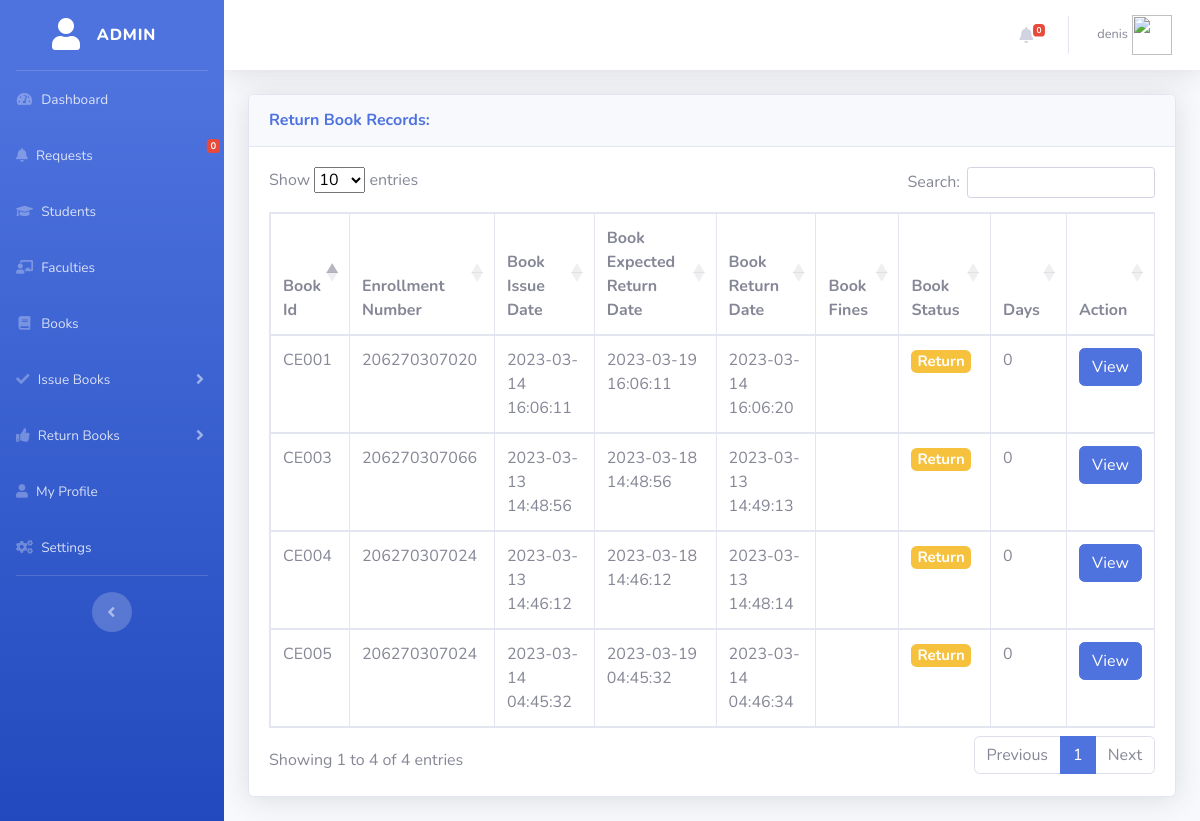
The app's page /return_books.php (signed in), older data.
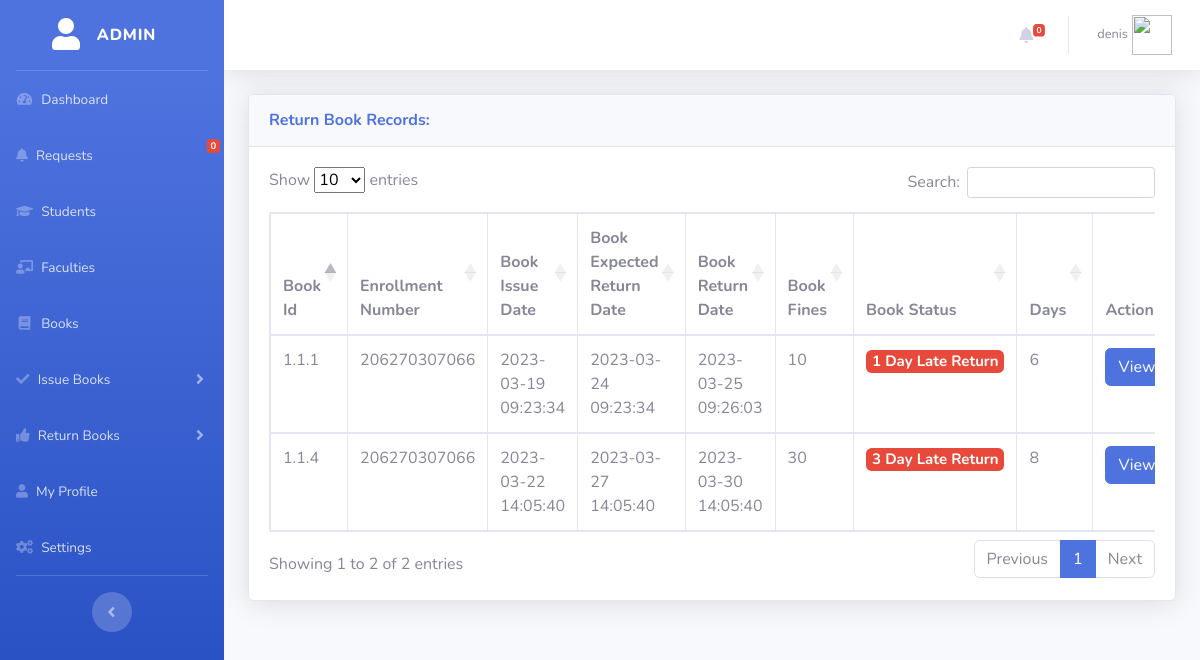
The same page, newer data.
### tables this page shows
CREATE TABLE IF NOT EXISTS `issue_book` (
  `issue_book_id` int NOT NULL AUTO_INCREMENT,
  `book_id` varchar(20) NOT NULL,
  `user_id` bigint NOT NULL,
  `issue_date_time` varchar(30) NOT NULL,
  `expected_return_date` varchar(30) NOT NULL,
  `return_date_time` varchar(30) NOT NULL,
  `book_issue_status` enum('Issue','Return','Late Return') NOT NULL,
  PRIMARY KEY (`issue_book_id`)
);

CREATE TABLE IF NOT EXISTS `settings` (
  `setting_id` int NOT NULL AUTO_INCREMENT,
  `library_admin` varchar(50) NOT NULL,
  `library_contact` bigint NOT NULL,
  `library_email` varchar(50) NOT NULL,
  `library_total_book_issue_day` int NOT NULL,
  `library_one_day_fine` decimal(4,2) NOT NULL,
  `library_issue_total_book_per_user` int NOT NULL,
  PRIMARY KEY (`setting_id`)
);

### function.php (called while the page is built, shortened)
<?php
    function get_one_day_fines($connection){
        $output = 0;
        $query = "SELECT library_one_day_fine FROM settings
        LIMIT 1";
        $result = mysqli_query($connection, $query);
        foreach($result as $row){
            $output = $row["library_one_day_fine"];
        }
        return $output;
    }
    function convert_data($string, $action = 'encrypt'){
        $encrypt_method = "AES-256-CBC";
        $secret_key = 'AA74CDCC2BBRT935136HH7B63C27';
        $secret_iv = '5fgf5HJ5g27';
        $key = hash('sha256', $secret_key);
        $iv = substr(hash('sha256', $secret_iv), 0, 16);
        if ($action == 'encrypt')
        {
            $output = openssl_encrypt($string, $encrypt_method, $key, 0, $iv);
            $output = base64_encode($output);
        }
        else if ($action == 'decrypt')
        {
            $output = openssl_decrypt(base64_decode($string), $encrypt_method, $key, 0, $iv);
        }
        return $output;
    }
?>

### return_books.php (the view, shortened to what this page needs)
<?php
include('admin/header.php');
include('admin/navbar.php');
include('security.php');
include('function.php');
?>
<div class="container-fluid">
  <div class="card shadow mb-4">
    <div class="card-header py-3">
      <h6 class="m-0 font-weight-bold text-primary">Return Book Records:</h6>
    </div>
      <div class="card-body">
        <div class="table-responsive">
          <table class="table table-bordered" id="datatableid" width="100%" cellspacing="0">
            <thead>
              <tr>
                <th> Book Id </th>
                <th> Enrollment Number </th>
                <th> Book Issue Date</th>
                <th> Book Expected Return Date</th>
                <th> Book Return Date</th>
                <th> Book Fines</th>
                <th> Book Status</th>
                <th> Days</th>
                <th> Action</th>
              </tr>
            </thead>
            <tbody>
              <?php
                $query = "SELECT * FROM issue_book WHERE book_issue_status = 'Return'";
                $query_run = mysqli_query($connection, $query);
                if(mysqli_num_rows($query_run) > 0){
                  while($row = mysqli_fetch_assoc($query_run)){
                    $status = $row["book_issue_status"];
                if($status == 'Return'){
                  $status = '<h5><span class="badge badge-warning">Return</span></h5>';
                }
                          $issue_date = $row['issue_date_time'];
                          $cur_date = $row['return_date_time'];
                          $days = strtotime($cur_date)-strtotime($issue_date);
                          $expected_date = $row['expected_return_date'];
                          $res = strtotime($expected_date)-strtotime($issue_date);
                          $fine = null;
                          if ($days <= $res) {
                            $status = '<h5><span class="badge badge-warning">Return</span></h5>';
                          }
                          elseif ($days > $res) {
                            $late = strtotime($cur_date)-strtotime($expected_date);
                            $status = '<h5><span class="badge badge-danger">'.floor($late/(24*60*60)).' Day Late Return</span></h5>';
                            $fine_func = get_one_day_fines($connection);
                            $fine = floor($late/(24*60*60)) * $fine_func;
                          }
              ?>
              <tr>
                <td>
                  <?php  echo $row['book_id']; ?>
                </td>
                <td>
                  <?php  echo $row['user_id']; ?>
                </td>
                <td>
                  <?php  echo $row['issue_date_time']; ?>
                </td>
                <td>
                  <?php  echo $row['expected_return_date']; ?>
                </td>
                <td>
                  <?php  echo $row['return_date_time']; ?>
                </td>
                <td>
                  <?php  echo $fine; ?>
                </td>
                <td>
                  <?php  echo $status; ?>
                </td>
                <td>
                  <?php  echo floor($days/(24*60*60)); ?>
                </td>
                <td>
                  <?php
          echo'
          <a href="issue_book.php?action=view&code='.convert_data($row["issue_book_id"]).'" class="btn btn-primary">
            View
          </a>'
        ?>
                </td>
              </tr>
              <?php
      }
    }
      ?>
            </tbody>
          </table>
        </div>
      </div>
    </div>
  </div>
</div>
</div>

Row changes from the older to the newer data that the page shows:
removed issue_book: book "CE001", user "206270307020", issue_date_time "2023-03-14 16:06:11", expected_return_date "2023-03-19 16:06:11", return_date_time "2023-03-14 16:06:20", shows "Return", floor($days/(24*60*60)) "0"
removed issue_book: book "CE003", user "206270307066", issue_date_time "2023-03-13 14:48:56", expected_return_date "2023-03-18 14:48:56", return_date_time "2023-03-13 14:49:13", shows "Return", floor($days/(24*60*60)) "0"
removed issue_book: book "CE005", user "206270307024", issue_date_time "2023-03-14 04:45:32", expected_return_date "2023-03-19 04:45:32", return_date_time "2023-03-14 04:46:34", shows "Return", floor($days/(24*60*60)) "0"
removed issue_book: book "CE004", user "206270307024", issue_date_time "2023-03-13 14:46:12", expected_return_date "2023-03-18 14:46:12", return_date_time "2023-03-13 14:48:14", shows "Return", floor($days/(24*60*60)) "0"
added issue_book: book "1.1.1", user "206270307066", issue_date_time "2023-03-19 09:23:34", expected_return_date "2023-03-24 09:23:34", return_date_time "2023-03-25 09:26:03", fine "10", floor($late/(24*60*60)) "1", floor($days/(24*60*60)) "6"
added issue_book: book "1.1.4", user "206270307066", issue_date_time "2023-03-22 14:05:40", expected_return_date "2023-03-27 14:05:40", return_date_time "2023-03-30 14:05:40", fine "30", floor($late/(24*60*60)) "3", floor($days/(24*60*60)) "8"
Text that changed along with them:
text written by a page script: "Show entries Search: Showing 1 to 4 of 4 entries Previous 1 Next" → "Show entries Search: Showing 1 to 2 of 2 entries Previous 1 Next"
